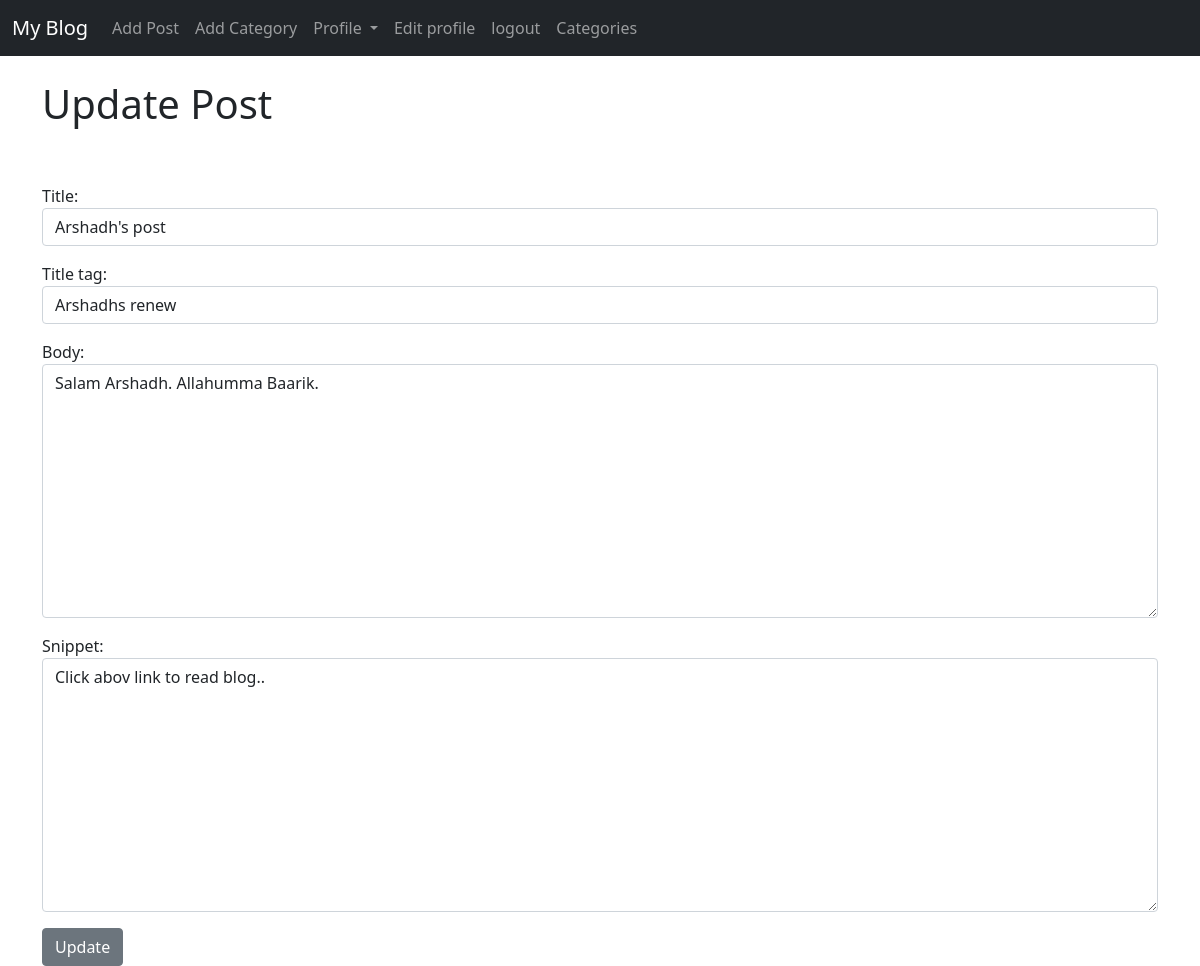
The page /article/edit/12 (signed in) on the database its author committed.
### theblog/models.py (models this page shows, shortened)
class Post(models.Model):
    title = models.CharField(max_length=255)
    header_image = models.ImageField(null=True, blank=True, upload_to="images/")
    title_tag = models.CharField(max_length=255)
    author = models.ForeignKey(User, on_delete=models.CASCADE)
    body = RichTextField(blank=True, null=True)
    post_date = models.DateField(auto_now_add=True)
    category = models.CharField(max_length=255, default='coding')
    snippet = models.CharField(max_length=255)
    likes = models.ManyToManyField(User, related_name='blog_posts')

### theblog/views.py (the view)
# urls.py: path('article/edit/<int:pk>', UpdatePostView.as_view(), name='update_post'),
class UpdatePostView(UpdateView):
    model = Post
    form_class = EditForm
    template_name = 'update_post.html'

### theblog/forms.py
class EditForm(forms.ModelForm):
    class Meta:
        model = Post
        fields = ('title','title_tag','body', 'snippet')
        widgets = {
            'title': forms.TextInput(attrs={'class':'form-control'}),
            'title_tag': forms.TextInput(attrs={'class':'form-control'}),
            'body': forms.Textarea(attrs={'class':'form-control'}),
            'snippet': forms.Textarea(attrs={'class':'form-control'}),
        }

### theblog/templates/update_post.html (shortened to what this page needs)
{% extends 'base.html' %}
{% block content %}
{% if user.is_authenticated %}
    {% if user.id == post.author.id %}
        <h1>Update Post</h1><br><br>
        <div class="form-group">
            <form method="POST">
                {{ form.as_p }}
                <button class="btn btn-secondary">Update</button>
            </form>
        </div>
        {% else %}
             You are not allowed here.
        {% endif %}
{% else %}
    You are not allowed here.
{% endif %}
{% endblock %}

### rows shown on the page
Post: title "Arshadh's post", title_tag "Arshadhs renew", body "Salam Arshadh. Allahumma Baarik.", snippet "Click abov link to read blog.."
